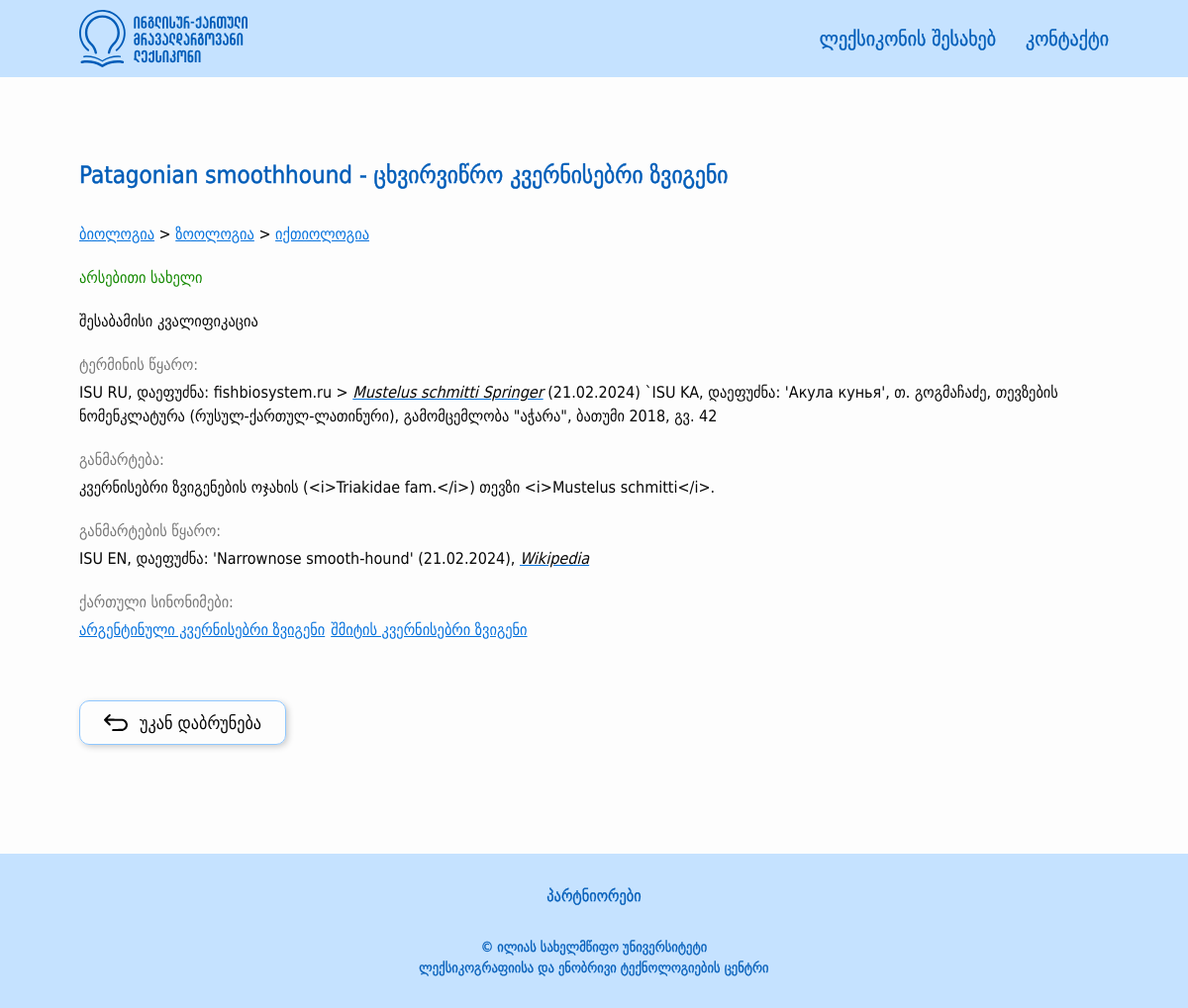
The app's page /term_detail/4 with its own data.
### src/models/terms.py (models this page shows, shortened)
class Term(BaseModel):
    __tablename__ = 'terms'
    id = db.Column(db.Integer, primary_key=True)
    geo_word = db.Column(db.String(100), nullable=False)
    eng_word = db.Column(db.String(100), nullable=False)
    grammar_form = db.Column(db.String(50), nullable=True)
    term_source = db.Column(db.Text, nullable=False)
    definition = db.Column(db.Text, nullable=False)
    definition_source = db.Column(db.Text, nullable=False)
    term_type = db.Column(db.String(50), nullable=True)
    context = db.Column(db.Text, nullable=True)
    context_source = db.Column(db.Text, nullable=True)
    comment = db.Column(db.Text, nullable=True)
    english_synonyms = db.Column(db.Text, nullable=True)
    stylistic_label = db.Column(db.String(50), nullable=True)
    is_active = db.Column(db.Boolean, default=True)
    category = db.relationship("Category", secondary="terms_categories", backref="terms")
    def get_synonyms(self):
        connections = ConnectedTerm.query.filter(ConnectedTerm.is_synonym == True, (ConnectedTerm.term1_id == self.id) | (ConnectedTerm.term2_id == self.id)).all()
        synonym_ids = [connection.term1_id if connection.term1_id != self.id else connection.term2_id for connection in connections]
        synonyms = Term.query.filter(Term.id.in_(synonym_ids)).all()
        return synonyms
    def get_related_terms(self):
        connections = ConnectedTerm.query.filter(ConnectedTerm.is_synonym == False, (ConnectedTerm.term1_id == self.id) | (ConnectedTerm.term2_id == self.id)).all()
        connected_term_ids = [connection.term1_id if connection.term1_id != self.id else connection.term2_id for connection in connections]
        related_terms = Term.query.filter(Term.id.in_(connected_term_ids)).all()
        return related_terms
    def get_category_tree(self):
        category_trees = []
        for category in self.category:
            categories = category.get_parents()
            categories.append(category)
            category_trees.append(categories)
        branched_tree = {}
        for category_tree in category_trees:
            current_dict = branched_tree
            for category in category_tree:
                if category not in current_dict:
                    current_dict[category] = {}
                current_dict = current_dict[category]
        return branched_tree

class Category(BaseModel):
    __tablename__ = "categories"
    id = db.Column(db.Integer, primary_key=True)
    name = db.Column(db.String(50), nullable=False)
    parent_id = db.Column(db.Integer, db.ForeignKey("categories.id"), nullable=True)
    is_active = db.Column(db.Boolean, default=True)
    children = db.relationship('Category', backref=db.backref('parent', remote_side=[id]), order_by="Category.name.asc()")
    def get_parents(self):
        parents = []
        if self.parent:
            parents.extend(self.parent.get_parents())
            parents.append(self.parent)
        return parents

### src/views/main/routes.py (the view)
@main_blueprint.route("/term_detail/<int:term_id>")
def term_detail(term_id):
    items = About.query.all()
    term = Term.query.filter(Term.id == term_id, Term.is_active == True, Term.category.any(Category.is_active == True)).first_or_404()
    return render_template("main/term_detail.html", term=term, items=items)

### src/templates/main/term_detail.html (shortened to what this page needs)
{% extends 'layouts/base.html' %}
{% from "macros.html" import render_subcategories %}
{% block content %}
    <div class="main-outer edge-padding">
        <main class="main-content width-limiter">
            <article class="term-word-container">
                <h1 class="term-word-detail">{{ term.eng_word }} - {{ term.geo_word }}</h1>
                {% set categories = term.get_category_tree() %}
                {% for category in categories.keys() %}
                    <div class="field">
                        <a href="{{ url_for('main.home', categories=category.id) }}," style="display: inline-block;">
                            {{ category.name }}
                        </a>
                        {% for subcategory in categories.values() if subcategory %}
                            > {{ render_subcategories(subcategory) }}
                        {% endfor %}
                    </div>
                {% endfor %}
                <div class="term-word-type abbr-support">{{ term.grammar_form }}</div>
                <div class="term-qualifications">შესაბამისი კვალიფიკაცია</div>
                {% if term.term_source %}
                    <section class="term-source">
                        <h2>ტერმინის წყარო:</h2>
                        <p class="abbr-support"> {{ term.term_source|safe }} </p>
                    </section>
                {% endif %}
                <section class="term-definition">
                    <h2>განმარტება:</h2>
                    <p class="abbr-support"> {{ term.definition }} </p>
                </section>
                {% if term.definition_source %}
                    <section class="term-definition-source">
                        <h2>განმარტების წყარო:</h2>
                        <p class="abbr-support"> {{ term.definition_source|safe }} </p>
                    </section>
                {% endif %}
                {% set synonyms = term.get_synonyms() %}
                {% if synonyms %}
                    <section class="term-synonyms">
                        <h2>ქართული სინონიმები:</h2>
                        <ul>
                            {% for synonym in synonyms %}
                                <li>
                                    <a href="{{ url_for('main.term_detail', term_id=synonym.id) }}">{{ synonym.geo_word }}</a>
                                </li>
                            {% endfor %}
                        </ul>
                    </section>
                {% endif %}
                {% set related_terms = term.get_related_terms() %}
                <a class="go-back-button-container" href="{{ url_for('main.home') }}">
                    <button type="button" class="go-back-button">
                        <img src="{{ url_for('static', filename='images/' + 'go-back.svg') }}" alt="Go back"/>
                    </button>
                    <span>უკან დაბრუნება</span>
                </a>
            </article>
        </main>
    </div>
{% endblock %}

### src/templates/macros.html (shortened to what this page needs)
{% macro is_active(page) %}
    {% if request.endpoint.endswith(page) %}
        active-nav-link
    {% else %}
        nav-link
    {% endif %}
{% endmacro %}
{% macro render_subcategories(subcategories) %}
    {% for subcategory in subcategories.keys() %}
        <a href="{{ url_for('main.home', categories=subcategory.id) }}," style="display: inline-block;">
            {{ subcategory.name }}
        </a>
        {% if subcategories[subcategory].values() %}
            > {{ render_subcategories(subcategories[subcategory]) }}
        {% endif %}
    {% endfor %}
{% endmacro %}

### src/static/styles/global.css (style rules this page uses)
:root { --color-light-blue: 197, 226, 255; --color-light-blue-2: 143, 199, 255; --color-blue: 6, 114, 221; --color-blue-1: 81, 168, 255; --color-blue-2: 0, 92, 184; --color-white: 253, 253, 253; --color-black: 7, 7, 7; --color-gray: 119, 119, 119; --color-gray-2: 237, 237, 237; --color-green: 19, 137, 0; --color-red: 229, 0, 0; }
*, *::before, *::after { box-sizing: border-box; }
* { margin: 0; }
body { line-height: 1.5; -webkit-font-smoothing: antialiased; }
img, picture, video, canvas, svg { display: block; max-width: 100%; }
input, button, textarea, select { font: inherit; }
p, h1, h2, h3, h4, h5, h6 { overflow-wrap: break-word; }
* { color: rgb(var(--color-black)); font-family: 'DejaVu Sans Condensed', sans-serif; }
body { display: flex; min-height: 100vh; flex-direction: column; background-color: rgb(var(--color-white)); }
ul { list-style: none; padding: 0; margin: 0; }
button { all: unset; cursor: pointer; box-sizing: border-box; }

### src/static/styles/shared.css (style rules this page uses)
.edge-padding { padding: 10px 20px; }
.width-limiter { max-width: 1300px; margin: 0 auto; }
.main-outer { padding-top: 60px; padding-bottom: 100px; flex: 1; }
@media screen and (min-width: 768px) { .edge-padding { padding: 10px 80px; } }
@media screen and (min-width: 768px) { .main-outer { padding: 80px; padding-bottom: 110px; } }

### src/static/styles/other.css (style rules this page uses)
.main-outer { display: flex; }
main { display: flex; flex: 1; }

### src/static/styles/main.css (style rules this page uses)
.main-content { display: flex; gap: 24px; justify-content: center; }
.term-card .field, a { font-size: 14px; color: rgb(var(--color-blue)); }
@media screen and (min-width: 768px) { .main-content { gap: 30px; } }
@media screen and (min-width: 768px) { .term-card .field, a { font-size: 16px; } }

### src/static/styles/word.css (style rules this page uses)
.term-word-container { display: flex; flex-direction: column; }
.term-word-container > *:not(h1):not(.go-back-button-container) { margin-bottom: 20px; }
.term-word-container .term-word-detail { -webkit-text-stroke: 0.5px rgb(var(--color-blue-2)); font-size: 20px; font-weight: 400; color: rgb(var(--color-blue-2)); margin-bottom: 30px; }
.term-word-container .term-word-type { font-size: 16px; color: rgb(var(--color-green)); }
.term-word-container .term-qualifications { font-size: 16px; color: rgb(var(--color-black)); }
.term-word-container section h2 { font-size: 16px; color: rgb(var(--color-gray)); margin-bottom: 4px; font-weight: 400; }
.term-word-container section p { color: rgb(var(--color-black)); }
.term-word-container section p a { color: rgb(var(--color-blue)); }
.term-word-container section ul { display: flex; gap: 6px; list-style-type: none; }
.term-word-container section ul li a { font-size: 16px; color: rgb(var(--color-blue)); }
.term-word-container .go-back-button-container { width: fit-content; height: 45px; display: flex; justify-content: center; margin-top: 30px; padding: 8px 24px; gap: 12px; border-radius: 10px; box-shadow: 2px 2px 6px rgba(0, 0, 0, 0.2); border: 1px solid rgb(var(--color-light-blue-2)); cursor: pointer; text-decoration: none; transition: background-color 150ms, border 150ms; }
.go-back-button-container img { transition: filter 150ms; }
.go-back-button-container span { transition: color 150ms; }
.go-back-button-container .go-back-button { font-size: 18px; border: none; outline: none; }
.go-back-button-container span { font-size: 16px; }
@media screen and (min-width: 768px) { .go-back-button-container span { font-size: 18px; } }
@media screen and (min-width: 768px) { .term-word-container .term-word-detail { font-size: 24px; } }
@media screen and (min-width: 768px) { .term-word-container .go-back-button-container { margin-top: 40px; } }

### records on screen
Term: eng_word "Patagonian smoothhound", geo_word "ცხვირვიწრო კვერნისებრი ზვიგენი", grammar_form "არსებითი სახელი", term_source "ISU RU, დაეფუძნა: fishbiosystem.ru > Mustelus schmitti Springer (21.02.2024) `ISU KA, დაეფუძნა: 'Акула кунья', თ. გოგმაჩაძე, თევზების ნომენკლატურა (რუსულ-ქართულ-ლათინური), გამომცემლობა \"აჭარა\", ბათუმი 2018, გვ. 42", definition "კვერნისებრი ზვიგენების ოჯახის (<i>Triakidae fam.</i>) თევზი <i>Mustelus schmitti</i>.", definition_source "ISU EN, დაეფუძნა: 'Narrownose smooth-hound' (21.02.2024), Wikipedia"
Category: name "ბიოლოგია"
Category: name "ზოოლოგია"
Category: name "იქთიოლოგია"
Term: geo_word "არგენტინული კვერნისებრი ზვიგენი"
Term: geo_word "შმიტის კვერნისებრი ზვიგენი"
